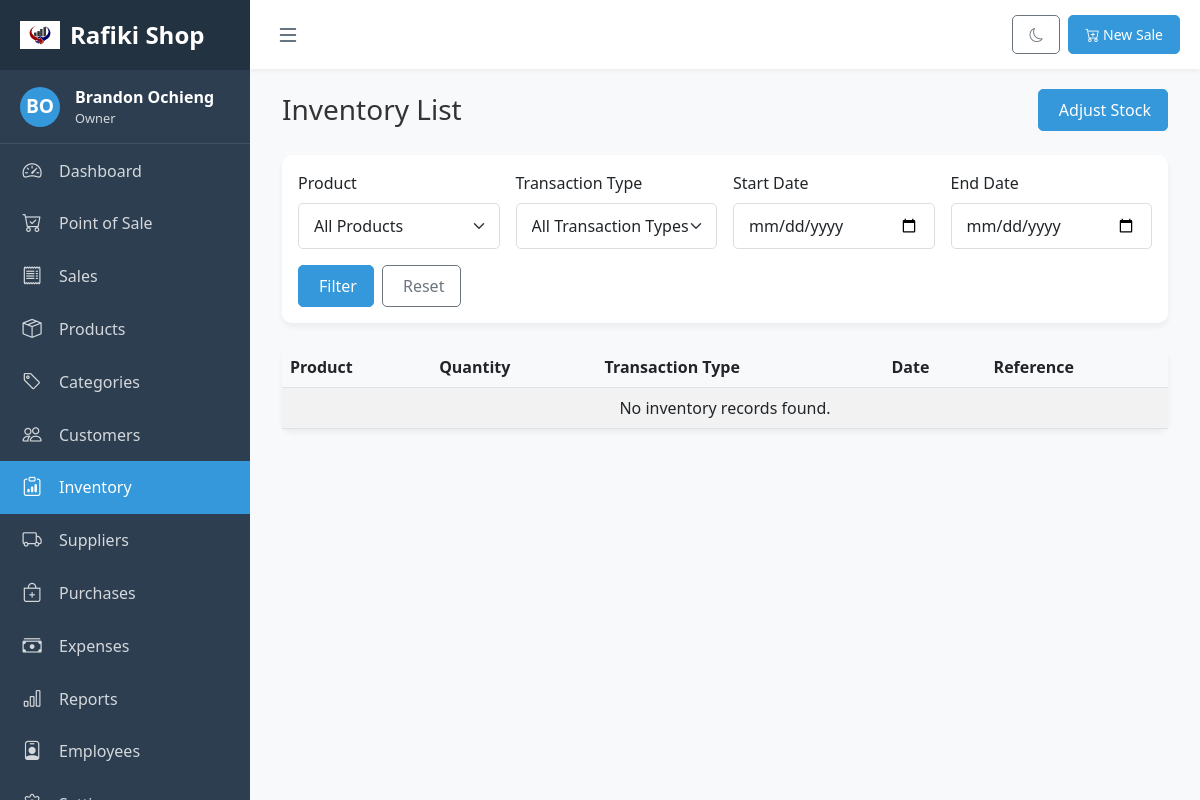
The page /pos/inventory/ (signed in) on the database as committed earlier.
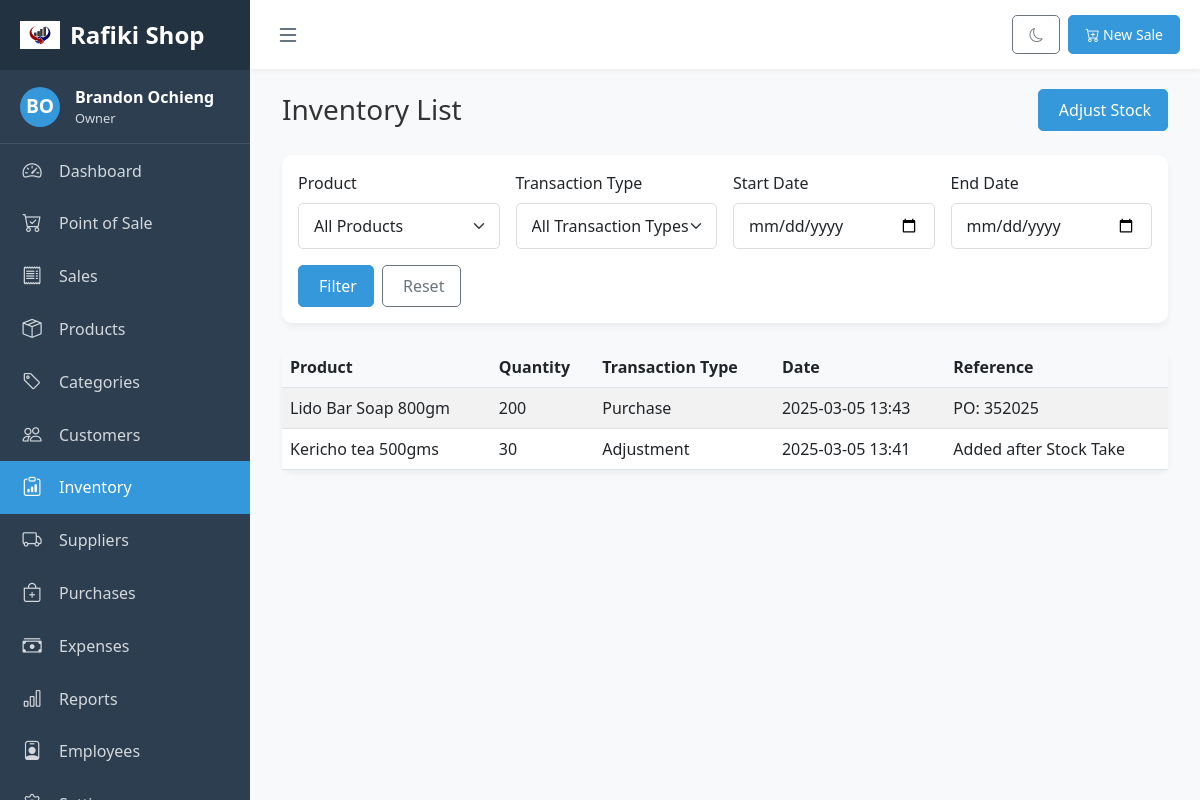
The same page on the database as committed later.
### pos_app/models.py (models this page shows, shortened)
class Inventory(models.Model):
    TRANSACTION_TYPES = [
        ('purchase', 'Purchase'),
        ('sale', 'Sale'),
        ('return', 'Return'),
        ('adjustment', 'Adjustment'),
        ('damaged', 'Damaged/Lost'),
        ('transfer', 'Transfer'),
    ]
    product = models.ForeignKey(Product, on_delete=models.CASCADE, related_name='inventory_records')
    transaction_type = models.CharField(max_length=20, choices=TRANSACTION_TYPES)
    quantity = models.IntegerField()  # Can be negative for sales, damaged, etc.
    reference = models.CharField(max_length=100, blank=True, null=True)  # Order number, invoice, etc.
    notes = models.TextField(blank=True, null=True)
    business = models.ForeignKey(Business, on_delete=models.CASCADE, related_name='inventory_records')
    created_by = models.ForeignKey(User, on_delete=models.SET_NULL, null=True, related_name='inventory_records')
    created_at = models.DateTimeField(auto_now_add=True)
    class Meta:
        verbose_name_plural = "Inventory Records"

class Product(models.Model):
    UNIT_CHOICES = [
        ('pcs', 'Pieces'),
        ('kg', 'Kilograms'),
        ('ltr', 'Liters'),
        ('box', 'Boxes'),
    ]
    name = models.CharField(max_length=255)
    description = models.TextField(blank=True, null=True)
    sku = models.CharField(max_length=50, blank=True, null=True)
    barcode = models.CharField(max_length=50, blank=True, null=True)
    category = models.ForeignKey(Category, on_delete=models.SET_NULL, null=True, blank=True, related_name='products')
    purchase_price = models.DecimalField(max_digits=10, decimal_places=2, validators=[MinValueValidator(0)])
    selling_price = models.DecimalField(max_digits=10, decimal_places=2, validators=[MinValueValidator(0)])
    stock_quantity = models.PositiveIntegerField(default=0)
    unit = models.CharField(max_length=10, choices=UNIT_CHOICES, default='pcs')  # New unit field
    image = models.ImageField(upload_to='product_images/', blank=True, null=True)
    is_active = models.BooleanField(default=True)
    business = models.ForeignKey(Business, on_delete=models.CASCADE, related_name='products')
    created_at = models.DateTimeField(auto_now_add=True)
    updated_at = models.DateTimeField(auto_now=True)

### pos_app/views.py (the view)
# urls.py: path('inventory/', views.inventory_list, name='inventory_list'),
@login_required
def inventory_list(request):
    business = get_business_for_user(request.user)
    if not business:
        return redirect('pos:business_setup')
    role = get_user_role(request.user, business)
    if role not in ['owner', 'admin', 'manager', 'inventory']:
        messages.error(request, 'You do not have permission to view inventory')
        return redirect('pos:dashboard')
    inventory_list = Inventory.objects.filter(business=business).order_by('-created_at')
    product_id = request.GET.get('product')
    if product_id:
        inventory_list = inventory_list.filter(product_id=product_id)
    transaction_type = request.GET.get('transaction_type')
    if transaction_type:
        inventory_list = inventory_list.filter(transaction_type=transaction_type)
    start_date = request.GET.get('start_date')
    end_date = request.GET.get('end_date')
    if start_date:
        try:
            start_date = datetime.strptime(start_date, '%Y-%m-%d').date()
            inventory_list = inventory_list.filter(created_at__date__gte=start_date)
        except ValueError:
            pass
    if end_date:
        try:
            end_date = datetime.strptime(end_date, '%Y-%m-%d').date()
            inventory_list = inventory_list.filter(created_at__date__lte=end_date)
        except ValueError:
            pass
    paginator = Paginator(inventory_list, 10)  # Show 10 inventory records per page
    page_number = request.GET.get('page')
    inventory = paginator.get_page(page_number)
    products = Product.objects.filter(business=business, is_active=True).order_by('name')
    context = {
        'business': business,
        'role': role,
        'inventory': inventory,
        'products': products,
        'product_id': product_id,
        'transaction_type': transaction_type,
        'start_date': start_date,
        'end_date': end_date,
    }
    return render(request, 'pos_app/inventory.html', context)

### pos_app/context_processors.py (called while the page is built)
def business_settings(request):
    if request.user.is_authenticated:
        try:
            business = Business.objects.filter(owner=request.user).first()
            if not business:
                from .models import Employee
                employee = Employee.objects.filter(user=request.user, is_active=True).first()
                if employee:
                    business = employee.business
            if business:
                return {
                    'business_settings': business.settings,
                }
        except:
            pass
    return {}

### pos_app/views.py (called while the page is built)
def get_business_for_user(user):
    try:
        return Business.objects.filter(owner=user).first()
    except:
        try:
            employee = Employee.objects.filter(user=user, is_active=True).first()
            if employee:
                return employee.business
        except:
            pass
    return None

def get_user_role(user, business):
    if business and business.owner == user:
        return 'owner'
    try:
        employee = Employee.objects.get(user=user, business=business, is_active=True)
        return employee.role
    except Employee.DoesNotExist:
        return None

### pos_app/templates/pos_app/inventory.html (shortened to what this page needs)
{% extends 'pos_app/base.html' %}
{% block content %}
<div class="container-fluid">
    <div class="d-flex justify-content-between align-items-center mb-4">
        <h1 class="h3 mb-0 text-gray-800">Inventory List</h1>
        <div>
            <a href="{% url 'pos:inventory_adjust' %}" class="btn btn-primary">
                 Adjust Stock
            </a>
        </div>
    </div>
    <div class="card mb-4">
        <div class="card-body">
            <form method="get" class="row g-3">
                <div class="col-md-3">
                    <label for="product" class="form-label">Product</label>
                    <select id="product" name="product" class="form-select">
                        <option value="">All Products</option>
                    </select>
                </div>
                <div class="col-md-3">
                    <label for="transaction_type" class="form-label">Transaction Type</label>
                    <select id="transaction_type" name="transaction_type" class="form-select">
                        <option value="">All Transaction Types</option>
                    </select>
                </div>
                <div class="col-md-3">
                    <label for="start_date" class="form-label">Start Date</label>
                    <input type="date" id="start_date" name="start_date" class="form-control" value="{{ start_date }}" placeholder="Select start date">
                </div>
                <div class="col-md-3">
                    <label for="end_date" class="form-label">End Date</label>
                    <input type="date" id="end_date" name="end_date" class="form-control" value="{{ end_date }}" placeholder="Select end date">
                </div>
                <div class="col-md-3 d-flex align-items-end">
                    <button type="submit" class="btn btn-primary me-2">
                         Filter
                    </button>
                    <a href="{% url 'pos:inventory_list' %}" class="btn btn-outline-secondary">
                         Reset
                    </a>
                </div>
            </form>
        </div>
    </div>
    <div class="card">
        <div class="card-body p-0">
            <div class="table-responsive">
                <table class="table table-striped mb-0">
                    <thead>
                        <tr>
                            <th>Product</th>
                            <th>Quantity</th>
                            <th>Transaction Type</th>
                            <th>Date</th>
                            <th>Reference</th>
                        </tr>
                    </thead>
                    <tbody>
                        {% for item in inventory %}
                            <tr>
                                <td>{{ item.product.name }}</td>
                                <td>{{ item.quantity }}</td>
                                <td>{{ item.get_transaction_type_display }}</td>
                                <td>{{ item.created_at|date:"Y-m-d H:i" }}</td>
                                <td>{{ item.reference }}</td>
                            </tr>
                        {% empty %}
                            <tr>
                                <td colspan="5" class="text-center">No inventory records found.</td>
                            </tr>
                        {% endfor %}
                    </tbody>
                </table>
            </div>
        </div>
    </div>
</div>
{% endblock %}

Rows that differ between the two databases and show on the page:
added Inventory: product.name "Lido Bar Soap 800gm", quantity "200", transaction_type "Purchase", created_at "2025-03-05 13:43", reference "PO: 352025"
added Inventory: product.name "Kericho tea 500gms", quantity "30", transaction_type "Adjustment", created_at "2025-03-05 13:41", reference "Added after Stock Take"
Other text that changed with them:
text no longer shown: "No inventory records found."
